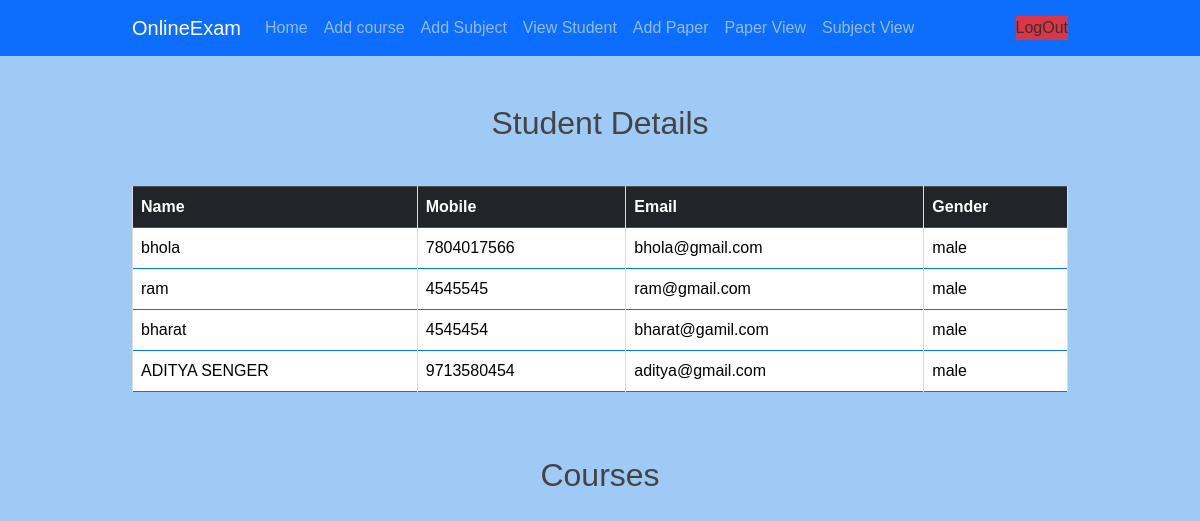
The page /myapp/view on the database its author committed.
### myapp/models.py (models this page shows, shortened)
class reg(models.Model):
    gender=[('male','MALE'),('female','FEMALE')]
    name = models.CharField(max_length=50)
    mob = models.BigIntegerField()
    email = models.CharField(max_length=100)
    password = models.CharField(max_length=50)
    gen=models.CharField(max_length=10 ,choices=gender,default='male')

### myapp/views.py (the view)
# urls.py: path("view",views.view),
def view(request):
    view_all=reg.objects.all()
    return render(request,"view.html",{"view_all":view_all})

### myapp/templates/view.html (shortened to what this page needs)
<!DOCTYPE html>
<html lang="en">
<head>
    {% load static %}
    <link rel="stylesheet" href="{% static 'bootstrap.css' %}">
    <link rel="stylesheet" href="{% static 'style.css' %}">
</head>
<body>
    <nav class="navbar navbar-expand-lg navbar-dark bg-primary">
        <div class="container">
            <a class="navbar-brand" href="#">OnlineExam</a>
            <div class="collapse navbar-collapse" id="navbarNav">
                <ul class="navbar-nav">
                    <li class="nav-item"><a class="nav-link" href="/myapp/adminportal">Home</a></li>
                    <li class="nav-item"><a class="nav-link" href="/myapp/courses">Add course</a></li>
                    <li class="nav-item"><a class="nav-link" href="/myapp/sub">Add Subject</a></li>
                    <li class="nav-item"><a class="nav-link" href="/myapp/view">View Student</a></li>
                    <li class="nav-item"><a class="nav-link" href="/myapp/addpaper">Add Paper</a></li>
                    <li class="nav-item"><a class="nav-link" href="/myapp/paperview">Paper View</a></li>
                    <li class="nav-item"><a class="nav-link" href="/myapp/subview">Subject View</a></li>
                </ul>
                <a class="nav-link ms-auto bg-danger" href="/myapp/admin">LogOut</a>
            </div>
        </div>
    </nav>
    <div class="container mt-5">
        <h2 class="text-center mb-4">Student Details</h2>
        <div class="table-responsive">
            <table class="table table-sucess-bg-subtle table-bordered border-primary  table-striped-hover">
                <thead class="table-dark">
                    <tr>
                        <th>Name</th>
                        <th>Mobile</th>
                        <th>Email</th>
                        <th>Gender</th>
                    </tr>
                </thead>
                <tbody>
                    {% for x in view_all %}
                    <tr>
                        <td>{{ x.name }}</td>
                        <td>{{ x.mob }}</td>
                        <td>{{ x.email }}</td>
                        <td>{{ x.gen }}</td>
                    </tr>
                    {% endfor %}
                </tbody>
            </table>
        </div>
        <h2 class="text-center mt-5 mb-4">Courses</h2>
    </div>
</body>
</html>

### myapp/static/style.css (style rules this page uses)
body { font-family: Arial, sans-serif; margin: 0; padding: 0; background: #9fcaf5; color: #333; }
h1, h2, h3 { color: #444; text-align: center; }
table { width: 80%; margin: 20px auto; border-collapse: collapse; }
table th, table td { border: 1px solid #ddd; padding: 10px; text-align: left; }
table th { background-color: #f2f2f2; }
.container { width: 80%; margin: 0 auto; }

### rows shown on the page
reg: name "bhola", mob "7804017566", email "bhola@gmail.com", gen "male"
reg: name "ram", mob "4545545", email "ram@gmail.com", gen "male"
reg: name "bharat", mob "4545454", email "bharat@gamil.com", gen "male"
reg: name "ADITYA SENGER", mob "9713580454", email "aditya@gmail.com", gen "male"
